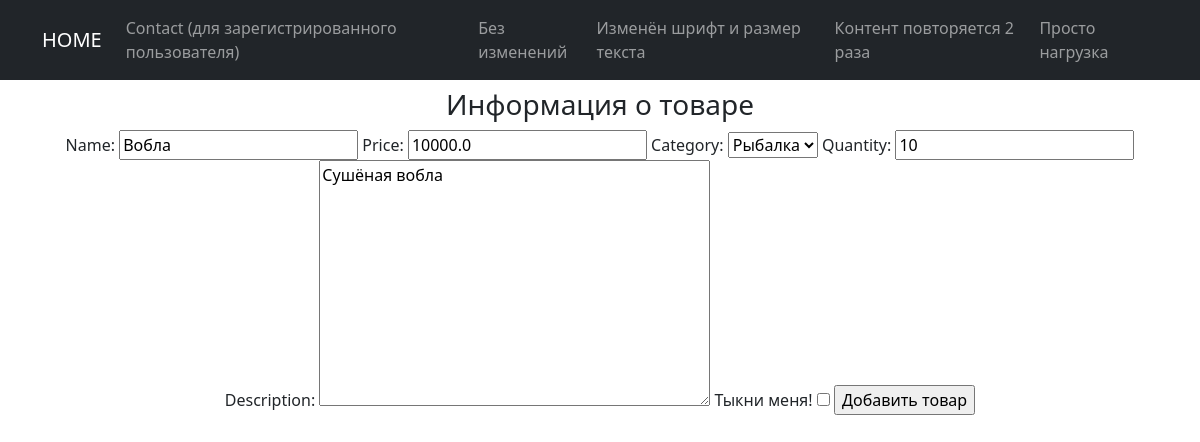
Page /products/create/6 on the committed database.
### simpleapp/models.py (models this page shows, shortened)
class Product(models.Model):
    name = models.CharField(max_length=50, unique=True)
    description = models.TextField()
    quantity = models.IntegerField(validators=[MinValueValidator(0)])
    category = models.ForeignKey(to='Category', on_delete=models.CASCADE, related_name='products')
    price = models.FloatField(validators=[MinValueValidator(0.0)])

class Category(models.Model):
    name = models.CharField(max_length=50, unique=True)
    def __str__(self):
        return f'{self.name.title()}'

### simpleapp/views.py (the view)
# urls.py: path('create/<int:pk>', ProductUpdateView.as_view(), name='product_update'),
class ProductUpdateView(UpdateView):
    template_name = 'sample_app/product_create.html'
    form_class = ProductForm
    def get_object(self, **kwargs):
        id = self.kwargs.get('pk')
        return Product.objects.get(pk=id)

### simpleapp/forms.py
class ProductForm(ModelForm):
    chek_box = BooleanField(label='Тыкни меня!')
    class Meta:
        model = Product
        fields = ['name', 'price', 'category', 'quantity', 'description', 'chek_box']

### templates/sample_app/product_create.html (shortened to what this page needs)
{% extends 'flatpages/default.html' %}
{% block content %}
<h3>Информация о товаре</h3>
<form method="POST">
    {{ form }}
    <input type="submit" value="Добавить товар">
</form>
{% endblock content %}

### rows in the picture
Product: name "Вобла", price "10000.0", category "Рыбалка", quantity "10", description "Сушёная вобла"
